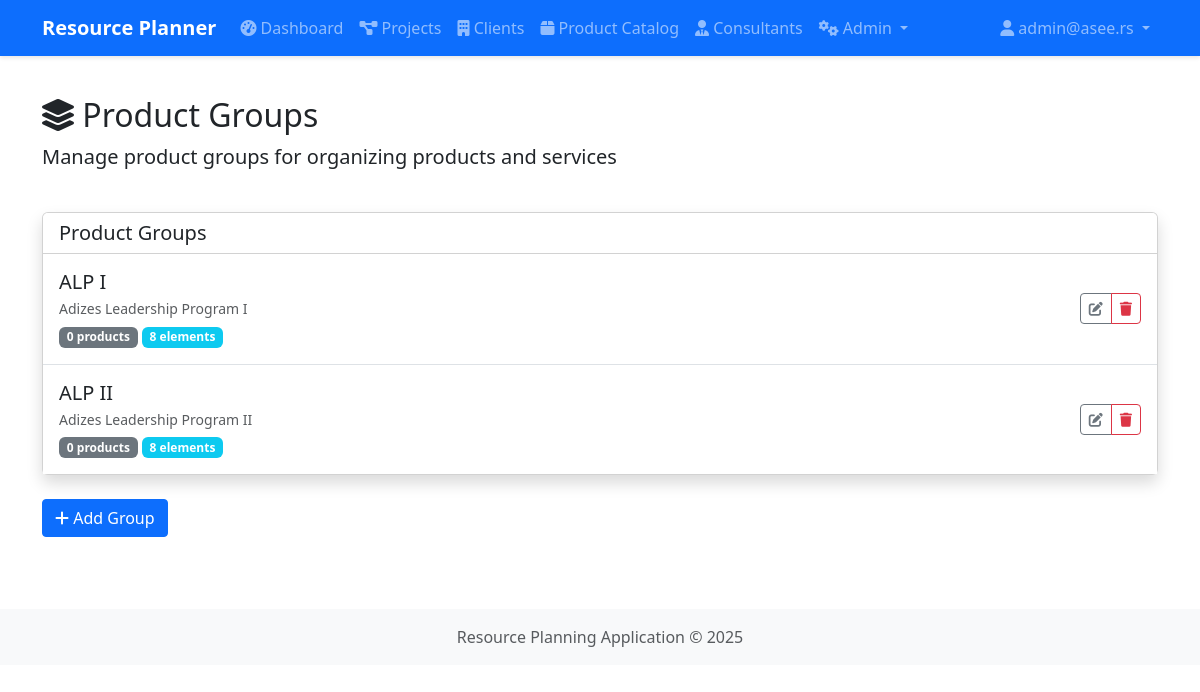
/catalog/groups (signed in), run on the app's committed database.
### app/models.py (models this page shows, shortened)
class User(db.Model, UserMixin):
    __tablename__ = 'users'
    id = db.Column(db.Integer, primary_key=True)
    username = db.Column(db.String(80), unique=True, nullable=False)
    email = db.Column(db.String(120), unique=True, nullable=False)
    password_hash = db.Column(db.String(128))
    first_name = db.Column(db.String(50))
    last_name = db.Column(db.String(50))
    created_at = db.Column(db.DateTime, default=datetime.utcnow)
    is_active = db.Column(db.Boolean, default=True)
    updated_at = db.Column(db.DateTime, default=datetime.utcnow, onupdate=datetime.utcnow)
    consultants = db.relationship('Consultant', backref='user', lazy=True)
    roles = db.relationship('Role', secondary='user_roles', backref=db.backref('users', lazy=True))

class ProductGroup(db.Model):
    __tablename__ = 'product_groups'
    id = db.Column(db.Integer, primary_key=True)
    name = db.Column(db.String(100), nullable=False)
    description = db.Column(db.Text)
    created_at = db.Column(db.DateTime, default=datetime.utcnow)
    updated_at = db.Column(db.DateTime, default=datetime.utcnow, onupdate=datetime.utcnow)
    products = db.relationship('ProductService', backref='group', lazy=True)
    elements = db.relationship('ProductElement', backref='group', lazy=True, cascade='all, delete-orphan')

### app/routes/catalog.py (the view)
@catalog_bp.route('/groups')
@login_required
def list_groups():
    groups = ProductGroup.query.all()
    for group in groups:
        group.elements = ProductElement.query.filter_by(group_id=group.id).all()
    return render_template('catalog/groups/list.html', groups=groups)

### app/templates/catalog/groups/list.html (shortened to what this page needs)
{% extends 'base.html' %}
{% block content %}
<div class="row mb-4">
    <div class="col">
        <h1 class="h2">
            <i class="fas fa-layer-group"></i> Product Groups
        </h1>
        <p class="lead">Manage product groups for organizing products and services</p>
    </div>
</div>
<div class="row">
    <div class="col-12">
        <div class="card shadow mb-4">
            <div class="card-header bg-white">
                <h5 class="mb-0">Product Groups</h5>
            </div>
            <div class="card-body p-0">
                {% if groups %}
                <div class="list-group list-group-flush">
                    {% for group in groups %}
                    <div class="list-group-item p-0">
                        <div class="d-flex justify-content-between align-items-center p-3">
                            <div>
                                <h5 class="mb-1">{{ group.name }}</h5>
                                <p class="mb-1 text-muted small">{{ group.description }}</p>
                                <span class="badge bg-secondary">{{ group.products|length }} product{% if group.products|length != 1 %}s{% endif %}</span>
                                <span class="badge bg-info">{{ group.elements|length }} element{% if group.elements|length != 1 %}s{% endif %}</span>
                            </div>
                            <div class="btn-group">
                                <button type="button" class="btn btn-sm btn-outline-secondary toggle-group-edit" data-group-id="{{ group.id }}">
                                    <i class="fas fa-edit"></i>
                                </button>
                                <button type="button" class="btn btn-sm btn-outline-danger delete-group" data-id="{{ group.id }}" data-name="{{ group.name }}">
                                    <i class="fas fa-trash"></i>
                                </button>
                            </div>
                        </div>
                    </div>
                    {% endfor %}
                </div>
                {% else %}
                <div class="alert alert-info m-3">
                    <i class="fas fa-info-circle"></i> No product groups found.
                </div>
                {% endif %}
            </div>
        </div>
        <button type="button" class="btn btn-primary mb-4" id="add-group-btn">
            <i class="fas fa-plus"></i> Add Group
        </button>
    </div>
</div>
{% endblock %}

### app/templates/base.html (shortened to what this page needs)
<!DOCTYPE html>
<html lang="en">
<head>
    <link href="https://cdn.jsdelivr.net/npm/bootstrap@5.3.0-alpha1/dist/css/bootstrap.min.css" rel="stylesheet">
    <link rel="stylesheet" href="https://cdnjs.cloudflare.com/ajax/libs/font-awesome/6.0.0/css/all.min.css">
    <link rel="stylesheet" href="{{ url_for('static', filename='css/style.css') }}">
</head>
<body>
    <nav class="navbar navbar-expand-lg navbar-dark bg-primary">
        <div class="container">
            <a class="navbar-brand" href="{{ url_for('index') }}">Resource Planner</a>
            <div class="collapse navbar-collapse" id="navbarNav">
                {% if current_user.is_authenticated %}
                <ul class="navbar-nav me-auto">
                    <li class="nav-item">
                        <a class="nav-link" href="{{ url_for('admin.dashboard') }}">
                            <i class="fas fa-tachometer-alt"></i> Dashboard
                        </a>
                    </li>
                    <li class="nav-item">
                        <a class="nav-link" href="{{ url_for('projects.list_projects') }}">
                            <i class="fas fa-project-diagram"></i> Projects
                        </a>
                    </li>
                    <li class="nav-item">
                        <a class="nav-link" href="{{ url_for('clients.list_clients') }}">
                            <i class="fas fa-building"></i> Clients
                        </a>
                    </li>
                    <li class="nav-item">
                        <a class="nav-link" href="{{ url_for('catalog.list_products') }}">
                            <i class="fas fa-box"></i> Product Catalog
                        </a>
                    </li>
                    <li class="nav-item">
                        <a class="nav-link" href="{{ url_for('consultants.list_consultants') }}">
                            <i class="fas fa-user-tie"></i> Consultants
                        </a>
                    </li>
                    {% if 'Admin' in current_user.roles|map(attribute='name') or 'Manager' in current_user.roles|map(attribute='name') %}
                    <li class="nav-item dropdown">
                        <a class="nav-link dropdown-toggle" href="#" id="adminDropdown" role="button" data-bs-toggle="dropdown" aria-expanded="false">
                            <i class="fas fa-cogs"></i> Admin
                        </a>
                    </li>
                    {% endif %}
                </ul>
                <ul class="navbar-nav">
                    <li class="nav-item dropdown">
                        <a class="nav-link dropdown-toggle" href="#" id="userDropdown" role="button" data-bs-toggle="dropdown" aria-expanded="false">
                            <i class="fas fa-user"></i> {{ current_user.username }}
                        </a>
                    </li>
                </ul>
                {% endif %}
            </div>
        </div>
    </nav>
    <div class="container mt-4">
        {% block content %}{% endblock %}
    </div>
    <footer class="footer mt-5 py-3 bg-light">
        <div class="container text-center">
            <span class="text-muted">Resource Planning Application &copy; {{ now.year }}</span>
        </div>
    </footer>
</body>
</html>

### app/static/css/style.css (style rules this page uses)
body { min-height: 100vh; display: flex; flex-direction: column; }
.footer { margin-top: auto; }
.card { transition: transform 0.3s ease; box-shadow: 0 4px 6px rgba(0, 0, 0, 0.1); }
.btn { border-radius: 0.25rem; }
.navbar { box-shadow: 0 2px 4px rgba(0, 0, 0, 0.1); }
.navbar-brand { font-weight: bold; }

### data on the page
User: username "admin@asee.rs"
ProductGroup: name "ALP I", description "Adizes Leadership Program I", products|length "0", elements|length "8"
ProductGroup: name "ALP II", description "Adizes Leadership Program II", products|length "0", elements|length "8"
